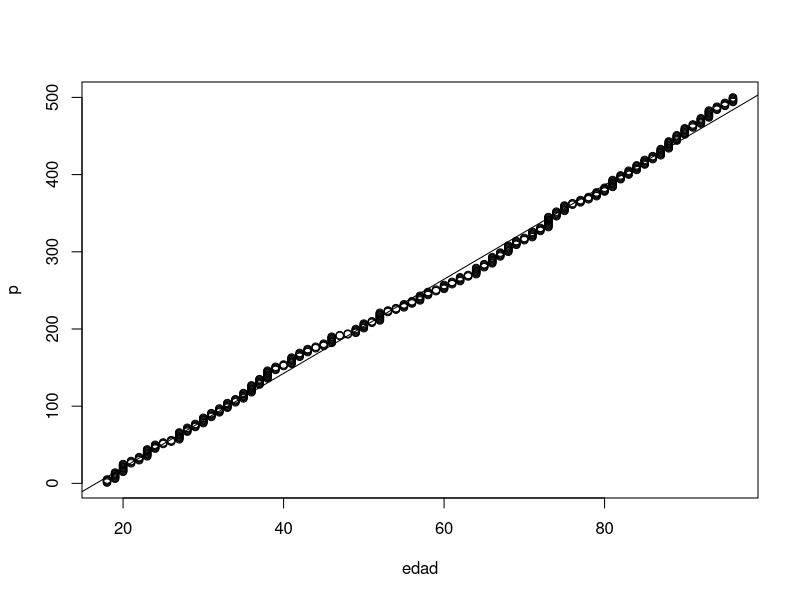
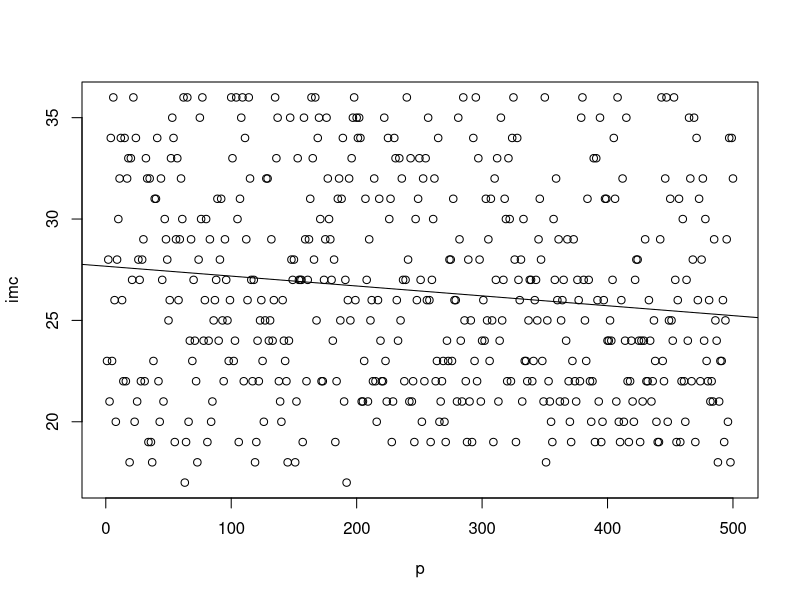
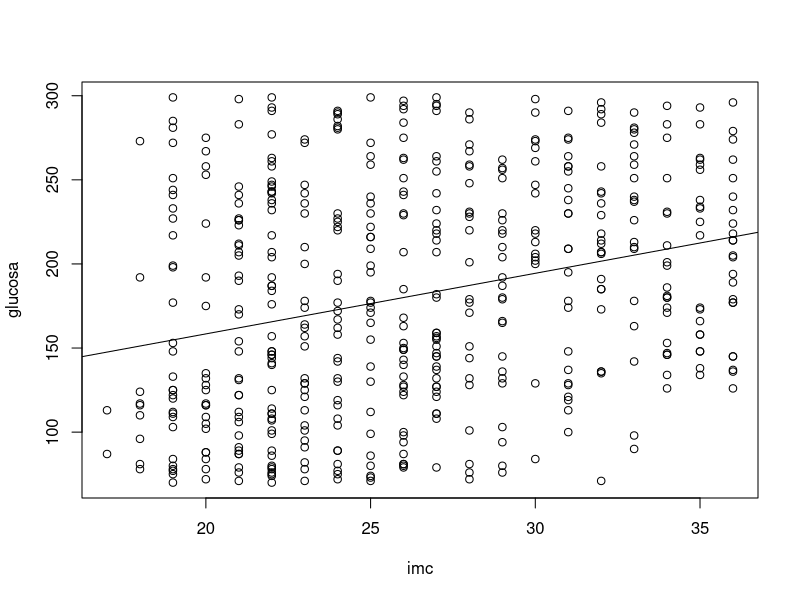
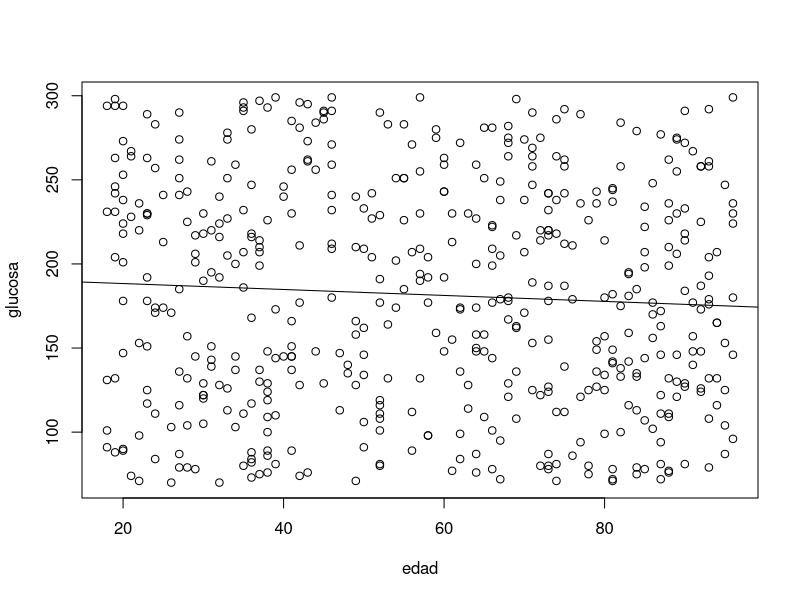

Write the R code that produced these figures, in order.

edad <-c(18, 18, 18, 18, 18, 19, 19, 19, 19, 19, 19, 19, 19, 19, 20, 20, 20, 20, 20, 20, 20, 20, 20, 20, 20, 21, 21, 21, 21, 22, 22, 22, 22, 22, 23, 23, 23, 23, 23, 23, 23, 23, 23, 23, 24, 24, 24, 24, 24, 24, 25, 25, 25, 26, 26, 26, 27, 27, 27, 27, 27, 27, 27, 27, 27, 27, 28, 28, 28, 28, 28, 28, 29, 29, 29, 29, 29, 30, 30, 30, 30, 30, 30, 30, 30, 31, 31, 31, 31, 31, 31, 32, 32, 32, 32, 32, 32, 33, 33, 33, 33, 33, 33, 33, 34, 34, 34, 34, 34, 35, 35, 35, 35, 35, 35, 35, 35, 36, 36, 36, 36, 36, 36, 36, 36, 36, 36, 37, 37, 37, 37, 37, 37, 37, 37, 38, 38, 38, 38, 38, 38, 38, 38, 38, 38, 38, 39, 39, 39, 39, 39, 40, 40, 40, 41, 41, 41, 41, 41, 41, 41, 41, 41, 42, 42, 42, 42, 42, 42, 43, 43, 43, 43, 43, 44, 44, 44, 45, 45, 45, 45, 46, 46, 46, 46, 46, 46, 46, 46, 46, 47, 47, 48, 48, 49, 49, 49, 49, 49, 49, 50, 50, 50, 50, 50, 50, 50, 51, 51, 51, 52, 52, 52, 52, 52, 52, 52, 52, 52, 52, 52, 53, 53, 53, 54, 54, 54, 55, 55, 55, 55, 55, 56, 56, 56, 56, 57, 57, 57, 57, 57, 57, 57, 58, 58, 58, 58, 58, 59, 59, 59, 60, 60, 60, 60, 60, 60, 61, 61, 61, 61, 62, 62, 62, 62, 62, 62, 63, 63, 63, 64, 64, 64, 64, 64, 64, 64, 64, 64, 65, 65, 65, 65, 65, 66, 66, 66, 66, 66, 66, 66, 66, 66, 67, 67, 67, 67, 67, 67, 68, 68, 68, 68, 68, 68, 68, 68, 68, 69, 69, 69, 69, 69, 69, 70, 70, 70, 70, 71, 71, 71, 71, 71, 71, 71, 71, 72, 72, 72, 72, 72, 73, 73, 73, 73, 73, 73, 73, 73, 73, 73, 73, 73, 73, 73, 74, 74, 74, 74, 74, 74, 74, 75, 75, 75, 75, 75, 75, 75, 75, 76, 76, 76, 77, 77, 77, 77, 78, 78, 78, 78, 79, 79, 79, 79, 79, 79, 80, 80, 80, 80, 80, 80, 81, 81, 81, 81, 81, 81, 81, 81, 81, 81, 82, 82, 82, 82, 82, 82, 83, 83, 83, 83, 83, 83, 84, 84, 84, 84, 84, 84, 84, 85, 85, 85, 85, 85, 85, 85, 86, 86, 86, 86, 86, 87, 87, 87, 87, 87, 87, 87, 87, 87, 88, 88, 88, 88, 88, 88, 88, 88, 88, 88, 89, 89, 89, 89, 89, 89, 89, 89, 90, 90, 90, 90, 90, 90, 90, 90, 90, 91, 91, 91, 91, 91, 92, 92, 92, 92, 92, 92, 92, 92, 93, 93, 93, 93, 93, 93, 93, 93, 93, 93, 94, 94, 94, 94, 94, 95, 95, 95, 95, 95, 96, 96, 96, 96, 96,96,96)
mean(edad)
median(edad)
sd(edad)
var(edad)
summary(edad)

glucosa<-c(101, 231, 131, 294, 91, 204, 294, 88, 132, 298, 242, 231, 263, 246, 201, 238, 218, 90, 273, 178, 294, 224, 253, 147, 89, 267, 264, 74, 228, 220, 236, 98, 71, 153, 289, 125, 192, 151, 230, 178, 230, 263, 117, 229, 111, 283, 84, 257, 171, 174, 241, 213, 174, 171, 70, 103, 290, 79, 262, 185, 274, 136, 87, 241, 251, 116, 104, 132, 157, 79, 225, 243, 78, 201, 217, 206, 145, 230, 122, 129, 120, 190, 218, 105, 122, 139, 143, 261, 195, 220, 151, 128, 216, 70, 192, 224, 240, 113, 251, 205, 278, 274,227,126,200,103,137,259,145,291,186,80,207,232,296,111,293,218,117,84,280,247,216,168,82,88,73,207,214,75,199,210,130,297,137,226,293,86,76,109,100,89,129,148,124,119,173,144,299,81,110,246,240,145,137,151,285,256,166,89,145,145,230,177,281,128,296,74,211,262,273,76,261,295,256,148,284,290,129,291,286,271,299,232,209,212,259,291,180,241,147,113,140,135,71,210,166,240,128,158,134,233,146,106,91,162,209,242,227,204,177,81,111,191,101,116,229,119,290,80,108,283,164,132,251,202,174,251,226,283,251,185,89,271,112,207,255,299,132,194,230,190,209,98,192,177,204,98,275,280,159,192,243,148,259,243,263,230,77,155,213,136,99,272,174,84,173,114,230,128,227,158,174,76,259,200,148,150,87,109,158,251,281,148,177,209,144,281,101,223,222,78,199,95,179,249,238,72,205,282,275,167,121,178,180,129,264,272,217,136,108,163,298,162,238,171,207,274,247,258,264,269,125,153,189,290,122,275,214,80,220,87,220,178,242,217,155,124,232,242,78,127,220,80,187,238,286,71,112,218,81,264,187,212,258,112,242,139,292,262,179,211,86,94,121,236,289,226,75,125,80,236,136,243,154,127,149,157,134,214,180,99,125,245,182,78,72,141,142,244,237,149,71,138,133,175,284,258,100,142,116,195,194,159,181,113,79,279,135,75,133,185,78,144,234,107,198,207,222,170,102,156,248,177,72,111,172,122,81,94,277,146,163,77,226,111,236,210,132,199,109,76,262,121,146,206,274,275,230,255,130,291,214,127,272,81,129,233,184,218,140,267,157,177,148,173,187,258,225,148,126,124,258,176,179,258,108,261,132,79,292,193,204,207,165,165,132,116,87,104,247,153,125,299,230,224,146,96,180,236)
mean(glucosa)
median(glucosa)
sd(glucosa)
var(glucosa)
summary(glucosa)

imc<-c(23,28,21,34,23,36,26,20,28,30,32,34,26,22,34,22,32,33,18,33,27,36,20,34,21,28,27,22,28,29,22,33,32,19,32,19,18,23,31,31,34,22,20,32,27,21,30,29,28,25,26,33,35,34,19,29,33,26,29,32,30,36,17,19,36,20,24,29,23,27,24,22,18,28,35,30,36,24,26,30,19,24,29,20,21,25,26,27,31,24,28,31,25,22,29,27,25,23,26,36,33,23,24,36,30,19,31,35,36,22,34,29,26,36,32,27,22,27,18,19,24,22,25,26,23,20,25,32,32,24,25,29,24,26,36,33,35,22,21,20,26,24,23,22,18,24,35,28,27,28,18,21,33,27,27,27,19,35,29,22,27,29,31,36,33,28,36,25,34,35,30,22,22,27,29,35,32,30,29,27,24,28,19,22,31,32,25,31,34,21,27,17,26,32,25,33,35,36,26,35,34,35,34,21,21,23,31,27,21,29,25,26,22,32,22,20,26,31,24,22,22,35,23,21,34,30,31,19,21,34,33,26,24,33,25,32,27,22,27,36,28,21,33,21,22,19,30,26,31,33,27,20,32,22,33,26,35,26,19,27,30,32,22,23,34,20,21,22,23,20,19,24,23,28,28,23,31,26,26,21,35,29,24,21,36,25,22,19,28,21,25,19,34,23,36,22,33,28,21,24,26,24,31,25,29,23,31,25,19,32,27,33,21,24,35,25,27,31,30,22,33,30,22,34,36,28,19,34,27,26,28,21,30,23,23,22,25,27,27,22,23,26,27,25,29,31,28,23,21,36,18,25,22,21,20,19,30,27,32,26,29,21,25,26,27,21,24,29,22,20,19,23,29,22,21,27,26,22,35,36,27,25,23,31,27,22,20,22,33,19,33,26,21,35,19,20,26,31,31,24,24,25,24,27,34,31,21,36,20,19,26,32,20,24,35,22,19,22,24,21,20,27,28,28,24,19,24,21,24,29,22,22,26,24,21,22,25,23,20,19,19,29,36,23,22,32,36,20,25,31,25,24,36,27,19,26,31,19,22,30,22,20,27,24,35,32,22,28,35,19,34,26,31,22,28,32,24,30,23,22,26,21,22,21,29,25,24,18,21,23,23,26,19,25,29,20,34,18,34,32)
mean(imc)
median(imc)
sd(imc)
var(imc)
summary(imc)

p <-c(1,2,3,4,5,6,7,8,9,10,11,12,13,14,15,16,17,18,19,20,21,22,23,24,25,26,27,28,29,30,31,32,33,34,35,36,37,38,39,40,41,42,43,44,45,46,47,48,49,50,51,52,53,54,55,56,57,58,59,60,61,62,63,64,65,66,67,68,69,70,71,72,73,74,75,76,77,78,79,80,81,82,83,84,85,86,87,88,89,90,91,92,93,94,95,96,97,98,99,100,101,102,103,104,105,106,107,108,109,110,111,112,113,114,115,116,117,118,119,120,121,122,123,124,125,126,127,128,129,130,131,132,133,134,135,136,137,138,139,140,141,142,143,144,145,146,147,148,149,150,151,152,153,154,155,156,157,158,159,160,161,162,163,164,165,166,167,168,169,170,171,172,173,174,175,176,177,178,179,180,181,182,183,184,185,186,187,188,189,190,191,192,193,194,195,196,197,198,199,200,201,202,203,204,205,206,207,208,209,210,211,212,213,214,215,216,217,218,219,220,221,222,223,224,225,226,227,228,229,230,231,232,233,234,235,236,237,238,239,240,241,242,243,244,245,246,247,248,249,250,251,252,253,254,255,256,257,258,259,260,261,262,263,264,265,266,267,268,269,270,271,272,273,274,275,276,277,278,279,280,281,282,283,284,285,286,287,288,289,290,291,292,293,294,295,296,297,298,299,300,301,302,303,304,305,306,307,308,309,310,311,312,313,314,315,316,317,318,319,320,321,322,323,324,325,326,327,328,329,330,331,332,333,334,335,336,337,338,339,340,341,342,343,344,345,346,347,348,349,350,351,352,353,354,355,356,357,358,359,360,361,362,363,364,365,366,367,368,369,370,371,372,373,374,375,376,377,378,379,380,381,382,383,384,385,386,387,388,389,390,391,392,393,394,395,396,397,398,399,400,401,402,403,404,405,406,407,408,409,410,411,412,413,414,415,416,417,418,419,420,421,422,423,424,425,426,427,428,429,430,431,432,433,434,435,436,437,438,439,440,441,442,443,444,445,446,447,448,449,450,451,452,453,454,455,456,457,458,459,460,461,462,463,464,465,466,467,468,469,470,471,472,473,474,475,476,477,478,479,480,481,482,483,484,485,486,487,488,489,490,491,492,493,494,495,496,497,498,499,500)

plot(edad,p)
regresion <-lm(p ~ edad)
summary(regresion)
abline(regresion)

plot(p,imc)
regresion <-lm(imc ~ p)
summary(regresion)
abline(regresion)

plot(imc,glucosa)
regresion <-lm(glucosa ~ imc)
summary(regresion)
abline(regresion)

plot(edad,glucosa)
regresion <-lm(glucosa ~ edad)
summary(regresion)
abline(regresion)
